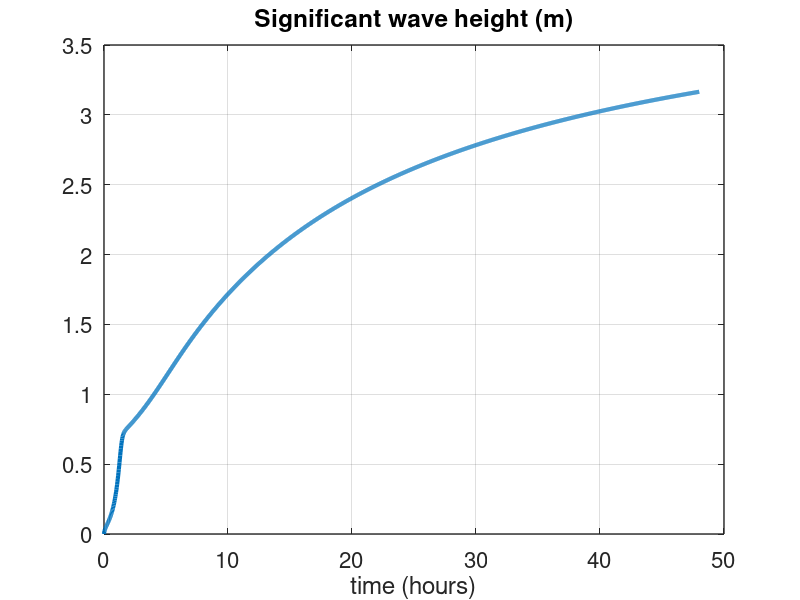
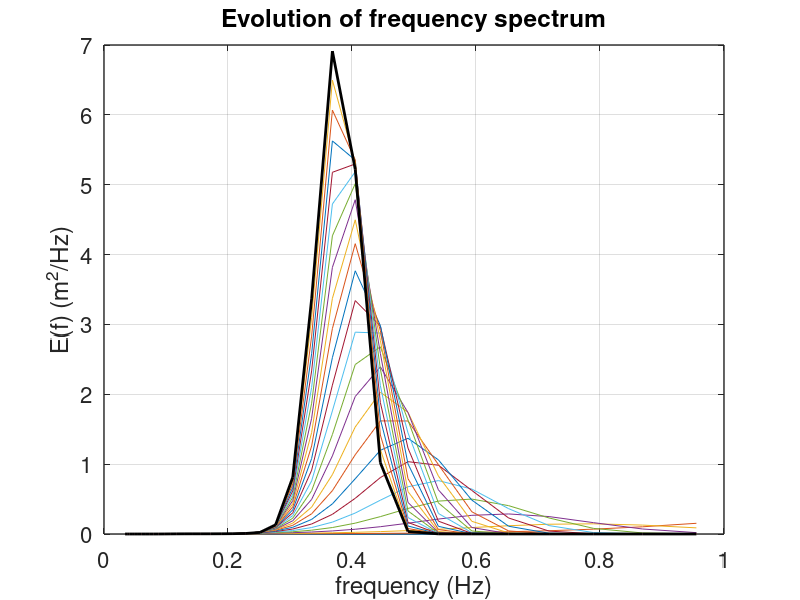
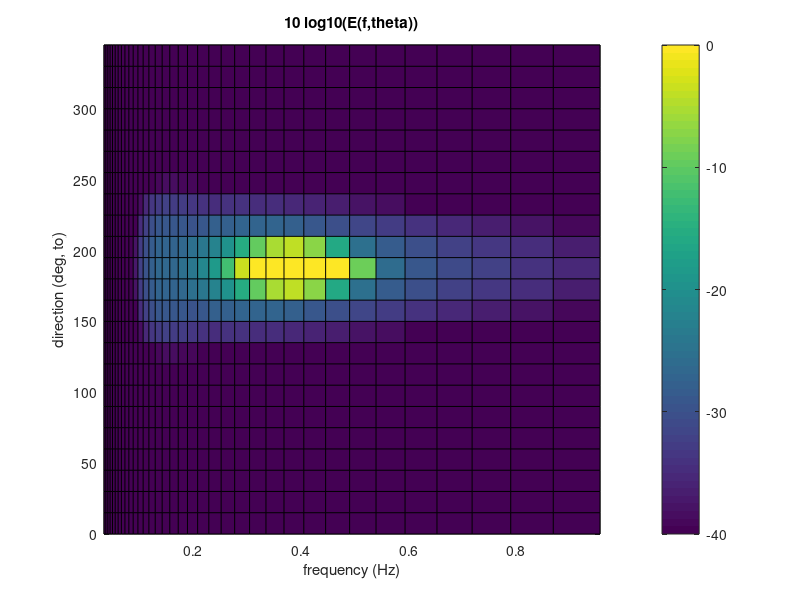
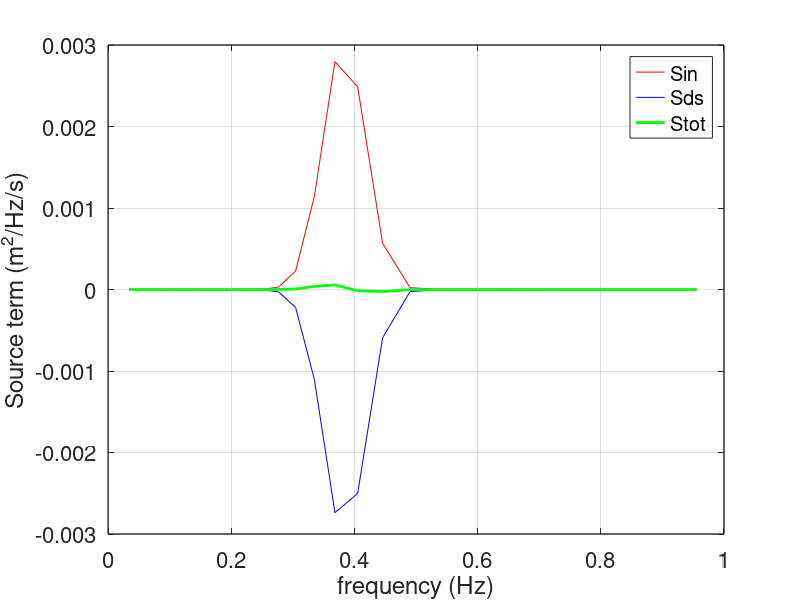

These charts were generated, in order, by the following MATLAB code:
grav=9.81; % Yes we will use SI units… this is the apparent gravity
nth=24;    % Number of directions for our discrete spectrum
nk=36;     % Number of wavenumbers : in practice we work with 
           %        spectral density in wavenumber space
XFR=1.1;   % ratio of frequencies f(i+1)/f(i) 

d2r=pi./180;

% Now we define our vector of discrete frequencies 
freq=0.034.*exp(linspace(0,nk-1,nk).*log(XFR))';
sig=2.*pi.*freq;
% and corresponding wavenumbers 
k=sig.^2/grav; 

% and a few more arrays to manipulate these
df=freq.*(XFR-1/XFR)./2;
Cg=grav./(2.*sig);      % group speed assuming deep water
dk=df.*2.*pi./Cg;
dk2d=repmat(dk,1,nth);
sig2d=repmat(sig,1,nth);
k2d=repmat(k,1,nth);
c2d=sig2d./k2d;
dkdf2d=repmat((dk./df),1,nth);

% now we define the discrete directions 
dth=360./nth;		% direction increment in degrees
dir=linspace(0,(nth-1).*dth,nth);
dthr=dth.*d2r;          % direction increment in radians



% We will now also discretize the time ... 
% You can increase tmax from 12 to 96 hours ... 

tmax=48*3600;		% time at end of integration (in seconds)
dt=100;nt=tmax/dt+1;	% time step and number of steps

E=zeros(nk,nth);
allE=zeros(nk,nth,nt); % stores the spectrum at all time steps
allEf=zeros(nk,nt);    % stores the spectrum at all time steps
Hs=zeros(nt,1);

% defining our winf forcing
% WARNING: when you change the wind in time, you have to move this piece 
% inside of the loop on time steps
U10=10;
thetaw=180;
Cd=0.0012;                     % drag coefficient
ustar=sqrt(Cd).*U10;           % NB: the wind stress in rhoa*ustar^2 = rhoa*Cd*U10^2
fPM=0.123.*grav./(28.*ustar);  % this is the Pierson-Moskowitz frequency
coswind=cos((dir-thetaw).*d2r);
cos2d=repmat(cos((dir-thetaw).*d2r),nk,1);

% some parameters
rhoa=1.29;  % air density in kg/m^3
rhow=1026;  % water density in kg / m^3

coef1=80.*(Cd.*rhoa./rhow).^2./grav.^2;



coefSnyder=0.25.*rhoa./rhow;
coefKomen=-2.36E-5;
s2PM=3.02E-4;

% If the wind stays constant, then the linear wave growth is constant
% and can be pre-computed outside of the time loop
for ik=1:nk
  G=exp(-(freq(ik)./fPM).^-4); % filter for linear input
  %G=1; % use G=1 to test the impact of direct input to low frequencies
  Sinl(ik,:)=coef1.*sig(ik)./k2d(ik).*U10.^4.*max(0,coswind).^4.*G;
end


time=linspace(0,dt*(nt-1),nt);

% Loop on time steps. 
for it=1:nt-1  
  dt=(time(it+1)-time(it));
  allEf(:,it)=sum(E(:,:).*dkdf2d(:,:),2).*dthr;
  
  Etot=sum(allEf(:,it).*df(:)); 
  Eftot=sum(allEf(:,it).*df(:)./freq); 
   

  fmean=min(freq(end),(Etot+1E-10)./(Eftot+3E-10));
  kmean=(2.*pi.*fmean).^2./grav;
  s2mean=Etot.*kmean.^2./grav.^2;
  
  Hs(it)=4.*sqrt(Etot);
 
  Sin_Snyder=coefSnyder.*max(0,28.*ustar./c2d.*cos2d-1);
  Sds_Komen=coefKomen.*fmean.*(s2mean./s2PM).^2.*k2d./kmean;
  
  % Only linear growth ... 
  %E(:,:)=E(:,:)+Sinl(:,:)*dt;
   
   diag= Sin_Snyder+Sds_Komen;
   E(:,:)=E(:,:)+E(:,:).*diag.*dt+Sinl(:,:)*dt;


end
% values for last time step
allEf(:,it+1)=sum(E(:,:).*dkdf2d(:,:),2).*dthr;
Etot=sum(allEf(:,it+1).*df(:)); 
Hs(it+1)=4.*sqrt(Etot);



figure(1)
clf
plot(time./3600,Hs,'LineWidth',3);
set(gca,'FontSize',16,'LineWidth',1);
title('Significant wave height (m)')
xlabel('time (hours)')
grid on


figure(2)
clf
plot(freq,allEf(:,1:7200/dt:end)')
set(gca,'FontSize',16,'LineWidth',1);
title('Evolution of frequency spectrum')
xlabel('frequency (Hz)')
ylabel('E(f) (m^2/Hz)')
hold on
plot(freq,allEf(:,end),'k-','LineWidth',2)

grid on

figure(3)
clf
pcolor(freq,dir,10.*log10(E(:,:).*dkdf2d)');
title('10 log10(E(f,theta))');
xlabel('frequency (Hz)');
ylabel('direction (deg, to)');
colorbar
caxis([-40 0])

figure(4)
clf
sinf=sum(Sin_Snyder(:,:).*E(:,:).*dkdf2d.*dthr,2);
sdsf=sum(Sds_Komen(:,:).*E(:,:).*dkdf2d.*dthr,2);
plot(freq,sinf,'r-',freq,sdsf,'b-',freq,sinf+sdsf,'g-','LineWidth',2);
set(gca,'FontSize',16,'LineWidth',1);
legend('Sin','Sds','Stot');
xlabel('frequency (Hz)');
ylabel('Source term (m^2/Hz/s)');
grid on
 

figure(5)
clf
pcolor(freq,dir,10.*log10(Sin_Snyder)');
title('wind input growth rate: 10 log10(Sin/E)');
xlabel('frequency (Hz)');
ylabel('direction (deg, to)');
colorbar
caxis([-50 -20])



